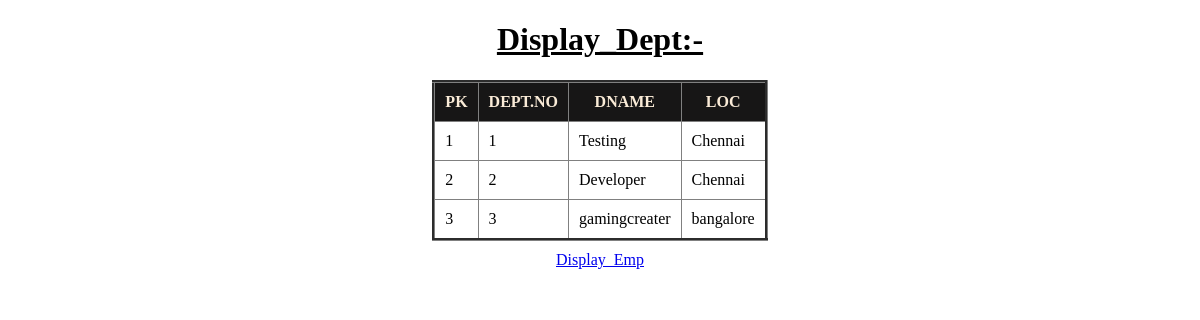
The page /dept/ on the database as committed earlier.
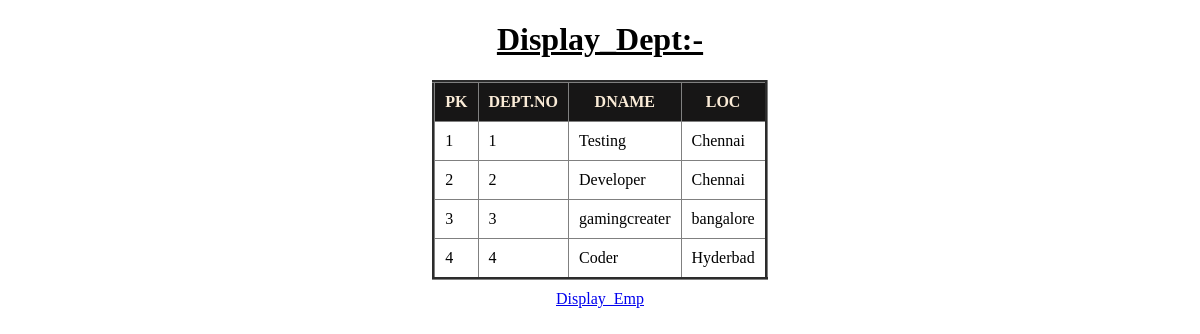
The same page on the database as committed later.
### app/models.py (models this page shows, shortened)
class Dept(models.Model):
    deptno=models.IntegerField(primary_key=True)
    dname=models.CharField(max_length=100,unique=True)
    loc=models.CharField(max_length=100)

### app/views.py (the view)
# urls.py: path('dept/',dept,name='dept'),
def dept(request):
    QLTO=Dept.objects.all()
    QLTO=Dept.objects.all().order_by(Length('dname').desc())
    QLTO=Dept.objects.filter(deptno__in=('1','4'))
    QLTO=Dept.objects.all()
    d={'Dept':QLTO}
    return render(request,'dept.html',d)

### templates/dept.html (shortened to what this page needs)
<!DOCTYPE html>
<html lang="en">
<head>
</head>
<body>
    <center>
        <div>
            <h1><u>Display_Dept:-</u></h1>
            <table border="3px" cellpadding="10px" cellspacing="10px">
                <tr>
                    <th>PK</th>
                    <th>DEPT.NO</th>
                    <th>DNAME</th>
                    <th>LOC</th>
                </tr>
                {% for dt in Dept %}
                    <tr class="two">
                        <td>{{dt.pk}}</td>
                        <td>{{dt.deptno}}</td>
                        <td>{{dt.dname}}</td>
                        <td>{{dt.loc}}</td>
                    </tr>
                {% endfor %}
            </table>
        </div>
        <div class="one">
            <a href="{% url 'emp' %}">Display_Emp</a>
        </div>
    </center>
</body>
</html>

Rows that differ between the two databases and show on the page:
added Dept: pk "4", deptno "4", dname "Coder", loc "Hyderbad"
